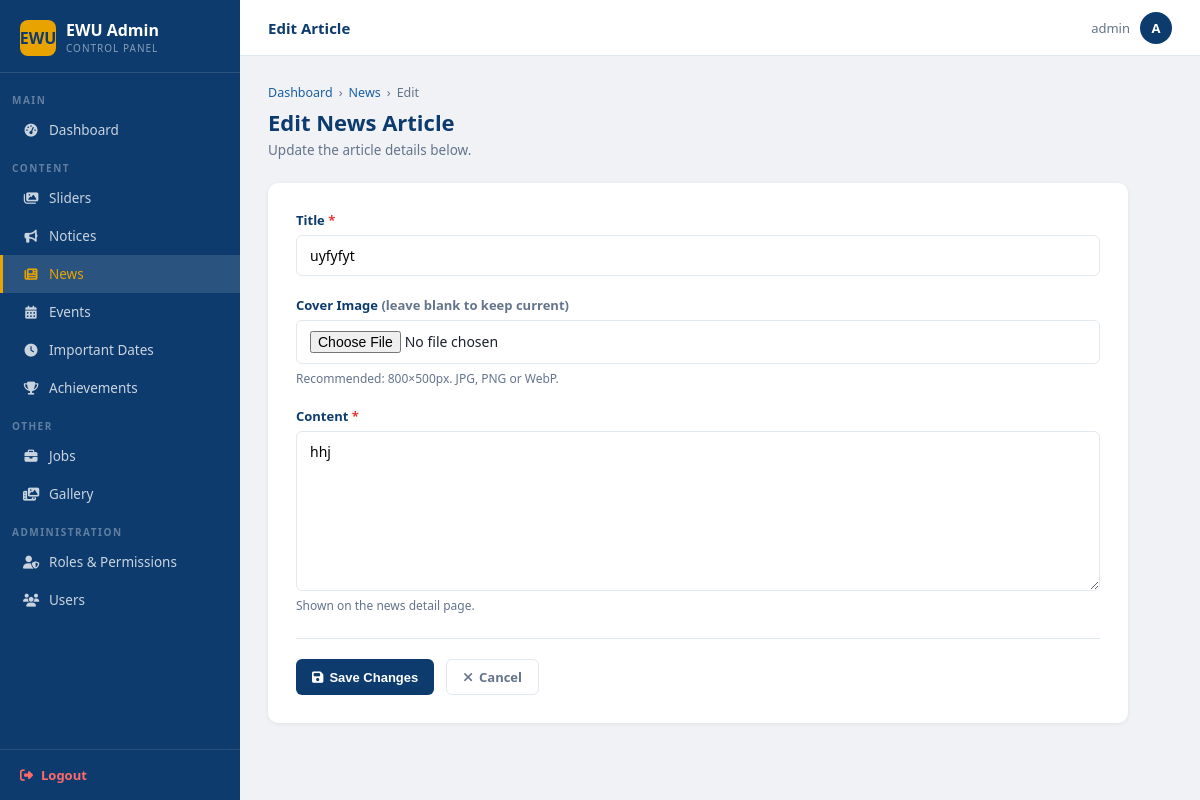
/dashboard/notices/2/edit/ (signed in), run on an earlier commit of the app's database.
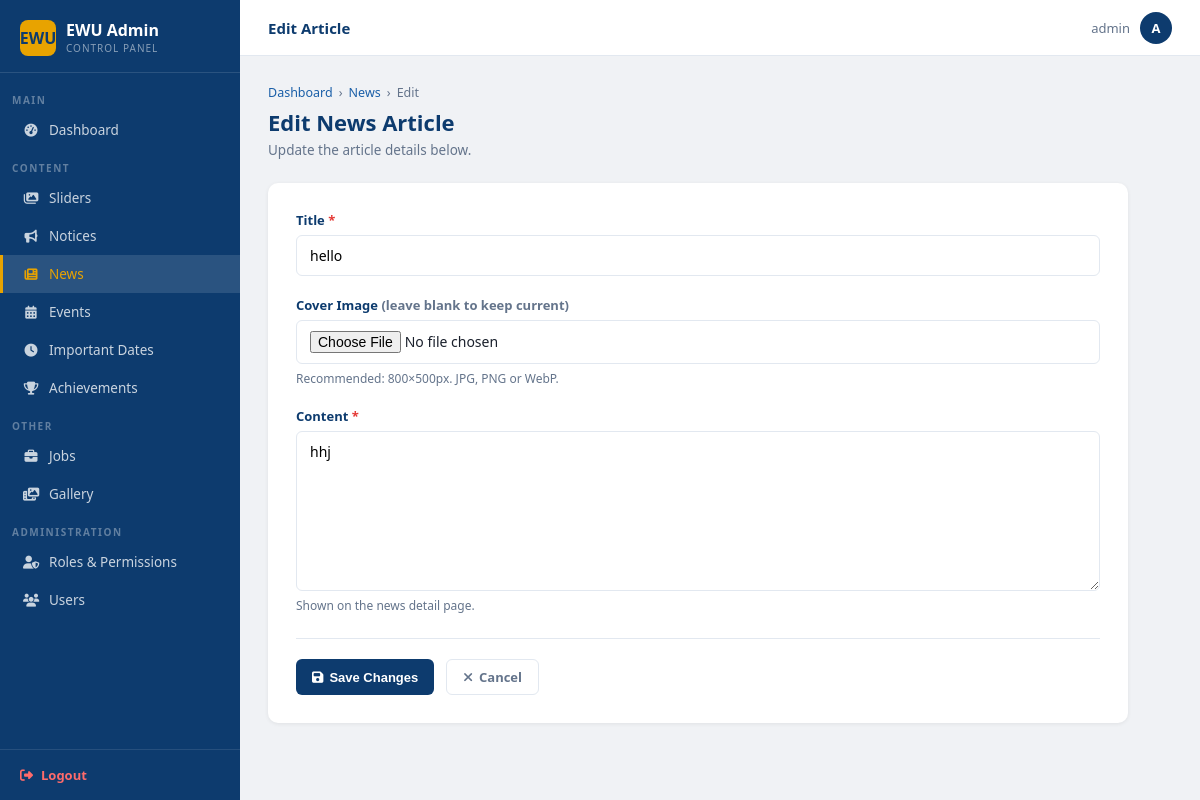
And on a later commit of the database.
### main/models.py (models this page shows, shortened)
class Notice(models.Model):
    title       = models.CharField(max_length=200)
    description = models.TextField()
    created_at  = models.DateTimeField(auto_now_add=True)
    class Meta:
        ordering = ['-created_at']

### main/views.py (the view, shortened to what this page needs)
# urls.py: path('dashboard/notices/<int:pk>/edit/',        views.notice_edit,        name='admin_notice_edit'),
@require_perm('main.change_notice')
def notice_edit(request, pk):
    obj = get_object_or_404(Notice, pk=pk)
    return render(request, 'admin/notice_form.html', {'obj': obj, 'edit': True})

### templates/admin/notice_form.html (shortened to what this page needs)
{% extends 'admin/base_admin.html' %}
{% block nav_news %}active{% endblock %}
{% block topbar_title %}{% if edit %}Edit Article{% else %}New Article{% endif %}{% endblock %}
{% block content %}
<div class="page-head">
  <div class="breadcrumb">
    <a href="{% url 'dashboard' %}">Dashboard</a>
    <span>›</span>
    <a href="{% url 'admin_news_list' %}">News</a>
    <span>›</span>
    <span>{% if edit %}Edit{% else %}New{% endif %}</span>
  </div>
  <h1>{% if edit %}Edit News Article{% else %}Create News Article{% endif %}</h1>
  <p>{% if edit %}Update the article details below.{% else %}Fill in the fields to publish a news article.{% endif %}</p>
</div>
<div class="form-wrap">
  <form method="post" enctype="multipart/form-data">
    <div class="form-grid">
      <div class="fg full">
        <label for="title">Title <span style="color:var(--red)">*</span></label>
        <input type="text" id="title" name="title"
               value="{% if obj %}{{ obj.title }}{% endif %}"
               placeholder="e.g. EWU Students Win National Robotics Competition"
               required maxlength="200">
      </div>
      <div class="fg full">
        <label for="image">
          Cover Image
          {% if not edit %}<span style="color:var(--red)">*</span>{% else %}<span style="color:var(--muted)">(leave blank to keep current)</span>{% endif %}
        </label>
        <input type="file" id="image" name="image" accept="image/*"
               onchange="previewImg(this)"
               {% if not edit %}required{% endif %}>
        <span class="help">Recommended: 800×500px. JPG, PNG or WebP.</span>
      </div>
      <div class="fg full">
        <label for="description">Content <span style="color:var(--red)">*</span></label>
        <textarea id="description" name="description"
                  placeholder="Write the full news article here…"
                  required>{% if obj %}{{ obj.description }}{% endif %}</textarea>
        <span class="help">Shown on the news detail page.</span>
      </div>
    </div>
    <div class="form-actions">
      <button type="submit" class="btn btn-primary">
        <i class="fa-solid fa-{% if edit %}floppy-disk{% else %}paper-plane{% endif %}"></i>
        {% if edit %}Save Changes{% else %}Publish Article{% endif %}
      </button>
      <a href="{% url 'admin_news_list' %}" class="btn btn-ghost">
        <i class="fa-solid fa-xmark"></i> Cancel
      </a>
    </div>
  </form>
</div>
{% endblock %}

What changed in the data, as far as the page shows it:
changed Notice "hhj": title "uyfyfyt" → "hello"
